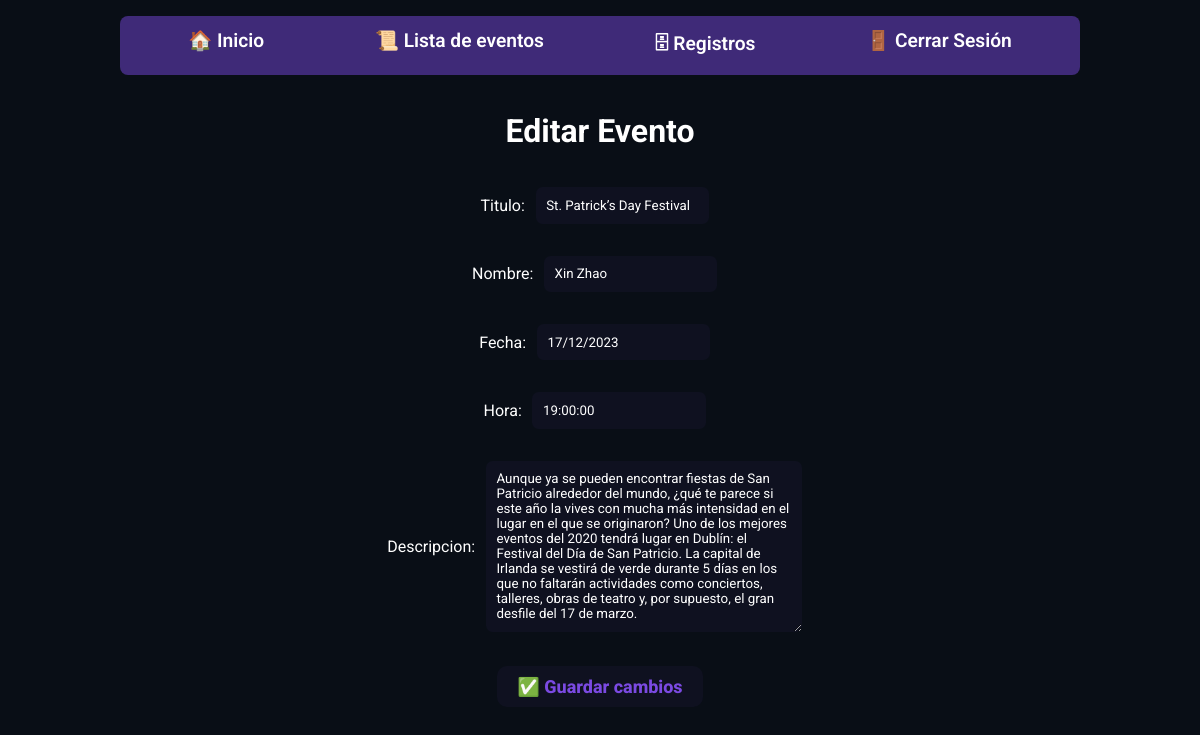
Screenshot of /eventos/editar/6/ (signed in) with the database file from the repository.
### eventoAdmin/models.py (models this page shows)
class Evento(models.Model):
    titulo = models.CharField(max_length=200)
    nombre = models.CharField(max_length=200, default="")
    fecha = models.DateField()
    hora = models.TimeField(null=True)
    descripcion = models.TextField()

### eventoAdmin/views.py (the view)
# urls.py: path('editar/<int:evento_id>/', views.editar_evento, name='editar_evento'),
@login_required # Sesion de administrador necesaria
def editar_evento(request, evento_id):
    evento = get_object_or_404(Evento, id=evento_id)
    if request.method == 'POST':
        form = EventoForm(request.POST, instance=evento)
        if form.is_valid():
            form.save()
            return redirect('lista_eventos')
    else:
        form = EventoForm(instance=evento)
    return render(request, 'editarEvento.html', {'form': form})

### eventoAdmin/forms.py
class EventoForm(forms.ModelForm):
    class Meta:
        model = Evento
        fields = ['titulo', 'nombre', 'fecha', 'hora', 'descripcion']

### eventoAdmin/templates/editarEvento.html
{% extends "base.html" %}
{% block content %}
{% load static %}
<link rel="stylesheet" type="text/css" href="{% static 'css/editarEvento.css' %}"/>
<div class="mainConta">
  <h1 class="titulos">Editar Evento</h1>
  <form class="formEdit" method="post">
    {% csrf_token %} {{ form.as_p }}
    <button class="btnPrincipal" type="submit">✅ Guardar cambios</button>
  </form>
</div>
{% endblock %}

### Inicio/static/css/base.css (style rules this page uses)
* { font-family: "Roboto", sans-serif; box-sizing: border-box; margin: none; padding: none; }
html { background-color: #090e16; padding: 0; margin: 0; }
body { padding: 0; margin: 0; }

### eventoAdmin/static/css/editarEvento.css (style rules this page uses)
* { box-sizing: border-box; margin: none; padding: none; }
html { background-color: #090e16; padding: 0; margin: 0; }
body { padding: 0; margin: 0; }
.mainConta { color: #fff; font-family: "Roboto", sans-serif; display: flex; flex-direction: column; align-items: center; width: 100%; height: auto; }
.btnPrincipal { margin: 1em 1em; border: none; box-shadow: none; padding: 10px 20px; color: #7b4ae2; font-size: large; font-weight: 800; border-radius: 10px; background-color: #0f1120; width: auto; text-decoration: none; transition: all 0.1s; }
.formEdit { display: flex; flex-direction: column; justify-content: center; align-items: center; }
input { margin: 0 0.8em; background-color: #0f1120; box-shadow: none; border: none; border-radius: 0.5em; padding: 0.8em; color: #fff; }
p { display: flex; justify-content: center; align-items: center; }
textarea { margin: 0 0.8em; background-color: #0f1120; box-shadow: none; border: none; border-radius: 0.5em; padding: 0.8em; color: #fff; }

### rows the page displays
Evento: titulo "St. Patrick’s Day Festival", nombre "Xin Zhao", fecha "17/12/2023", hora "19:00:00", descripcion "Aunque ya se pueden encontrar fiestas de San Patricio alrededor del mundo, ¿qué te parece si este año la vives con mucha más intensidad en el lugar en el que se originaron? Uno de los mejores eventos del 2020 tendrá lugar en Dublín: el Festival del Día de San Patricio. La capital de Irlanda se vestirá de verde durante 5 días en los que no faltarán actividades como conciertos, talleres, obras de teatro y, por supuesto, el gran desfile del 17 de marzo."
